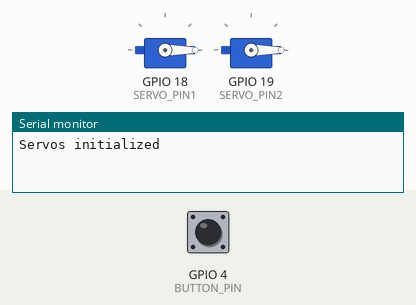
Bench run of a sketch on a simulated ESP32. Parts: 2 × servo, the last lines printed to the serial monitor. The test bench sets the inputs (shaded band); at power-on: GPIO 4 (BUTTON_PIN) HIGH.

Above: at 1.2 s.
1.3 s: GPIO 4 (BUTTON_PIN) pulled LOW for 0.15 s
At 1.9 s:
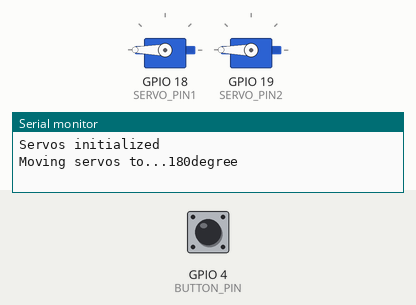
2.9 s: GPIO 4 (BUTTON_PIN) pulled LOW for 1 s
At 3.3 s:
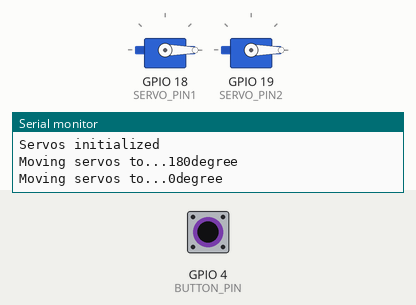
5.4 s: GPIO 4 (BUTTON_PIN) pulled LOW for 3.2 s
At 6.3 s:
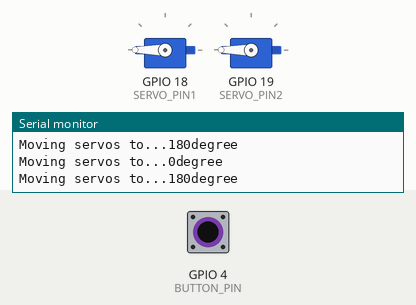
Timing chart, 0 to 8.4 s (numbered marks = the images above; inputs shaded):
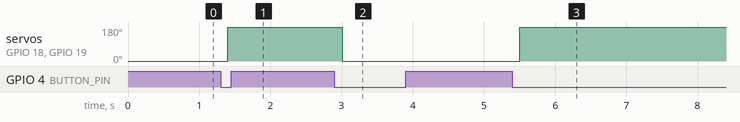

Measured:
- after the input at 1.3 s, servo on GPIO 18 (SERVO_PIN1), servo on GPIO 19 (SERVO_PIN2): 0° → 180° after 0.10 s
- after the input at 2.9 s, servo on GPIO 18 (SERVO_PIN1), servo on GPIO 19 (SERVO_PIN2): 180° → 0° after 0.11 s
- after the input at 5.4 s, servo on GPIO 18 (SERVO_PIN1), servo on GPIO 19 (SERVO_PIN2): 0° → 180° after 0.10 s

The sketch:

servo_motors.ino
```cpp
#include <ESP32Servo.h>

Servo servo1;
Servo servo2;

const int SERVO_PIN1 = 18;
const int SERVO_PIN2 = 19;
const int BUTTON_PIN = 4;

int currentAngle = 0;
int lastButtonState = HIGH;

void setup() {
  Serial.begin(115200);

  ESP32PWM::allocateTimer(0);
  ESP32PWM::allocateTimer(1);
  ESP32PWM::allocateTimer(2);
  ESP32PWM::allocateTimer(3);

  servo1.setPeriodHertz(50);
  servo2.setPeriodHertz(50);
  servo1.attach(SERVO_PIN1, 500, 2400);
  servo2.attach(SERVO_PIN2, 500, 2400);

  pinMode(BUTTON_PIN, INPUT_PULLUP);

  servo1.write(currentAngle);
  servo2.write(currentAngle);

  Serial.println("Servos initialized");
}

void loop() {
  int buttonState = digitalRead(BUTTON_PIN);

  if (lastButtonState == HIGH && buttonState == LOW) {
    delay(100);

    if (currentAngle == 0) {
      currentAngle = 180;
    }
    else {
      currentAngle = 0;
    }

    Serial.print("Moving servos to...");
    Serial.print(currentAngle);
    Serial.println("degree");

    servo1.write(currentAngle);
    servo2.write(currentAngle);
  }

  lastButtonState = buttonState;
  delay(10);
}
```
